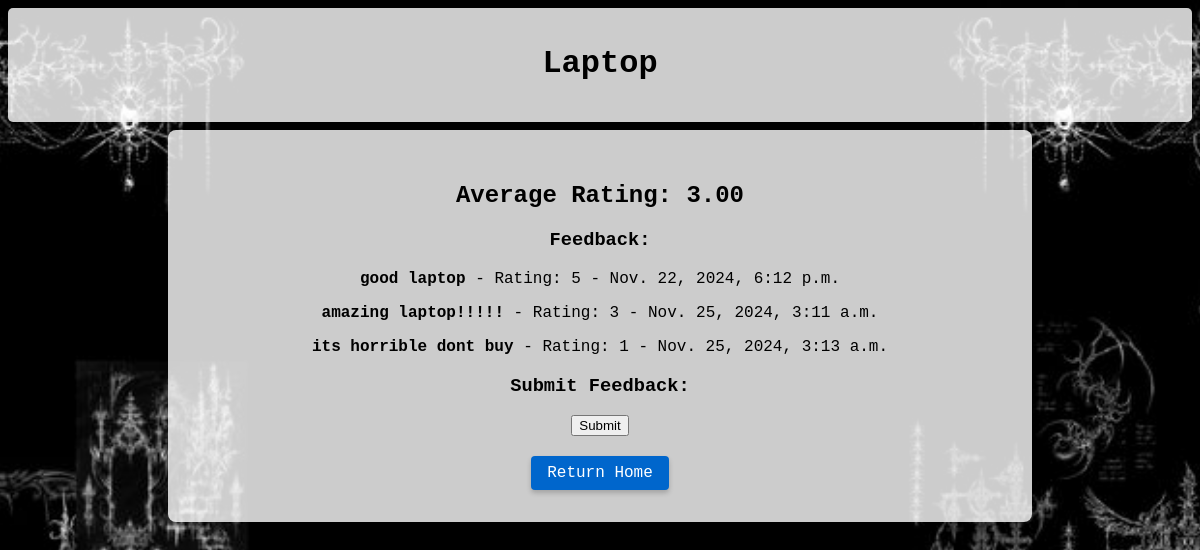
/item/2/, run on the app's committed database.
### feedback/models.py (models this page shows, shortened)
class Item(models.Model):
    name = models.CharField(max_length=100)
    description = models.TextField(null=True, blank=True)  # Add this field if needed

class Feedback(models.Model):
    item = models.ForeignKey(Item, related_name='feedback', on_delete=models.CASCADE)
    comment = models.TextField()
    rating = models.IntegerField(null=True, blank=True)  # Add rating field
    created_at = models.DateTimeField(auto_now_add=True)

### feedback/views.py (the view)
# urls.py: path('item/<int:item_id>/', views.item_detail, name='item_detail'),  # Item detail page
def item_detail(request, item_id):
    item = get_object_or_404(Item, id=item_id)
    feedback_list = Feedback.objects.filter(item=item)
    return render(request, 'feedback/item_detail.html', {'item': item, 'feedback_list': feedback_list})

### feedback/templatetags/custom_filters.py (called while the page is built)
@register.filter
def average(item):
    feedbacks = Feedback.objects.filter(item=item)
    if feedbacks.exists():
        return sum(feedback.rating for feedback in feedbacks) / len(feedbacks)
    return 0  # Return 0 if no feedbacks exist

### feedback/templates/feedback/item_detail.html (shortened to what this page needs)
<!DOCTYPE html>
{% load custom_filters %}
{% load static %}
<html>
<head>
</head>
<body>
    <header>
        <h1>{{ item.name }}</h1>
    </header>
    <main>
        <h2>Average Rating:
            {% if feedback_list %}
                {{ item|average|floatformat:2 }}
            {% else %}
                No ratings yet
            {% endif %}
        </h2>
        <h3>Feedback:</h3>
        <ul>
            {% for feedback in feedback_list %}
                <li>
                    <strong>{{ feedback.comment }}</strong> - Rating: {{ feedback.rating }} - {{ feedback.created_at }}
                </li>
            {% empty %}
                <li>No feedback available.</li>
            {% endfor %}
        </ul>
        <h3>Submit Feedback:</h3>
        <form method="post" action="{% url 'submit_feedback' item.id %}">
            <button type="submit">Submit</button>
            <div class="center-button">
                <a href="{% url 'home' %}" class="button-link">Return Home</a>
            </div>
        </form>
    </main>
</body>
</html>

### data on the page
Item: name "Laptop", id.rating "3.00"
Feedback: comment "good laptop", rating "5", created_at "Nov. 22, 2024, 6:12 p.m."
Feedback: comment "amazing laptop!!!!!", rating "3", created_at "Nov. 25, 2024, 3:11 a.m."
Feedback: comment "its horrible dont buy", rating "1", created_at "Nov. 25, 2024, 3:13 a.m."
